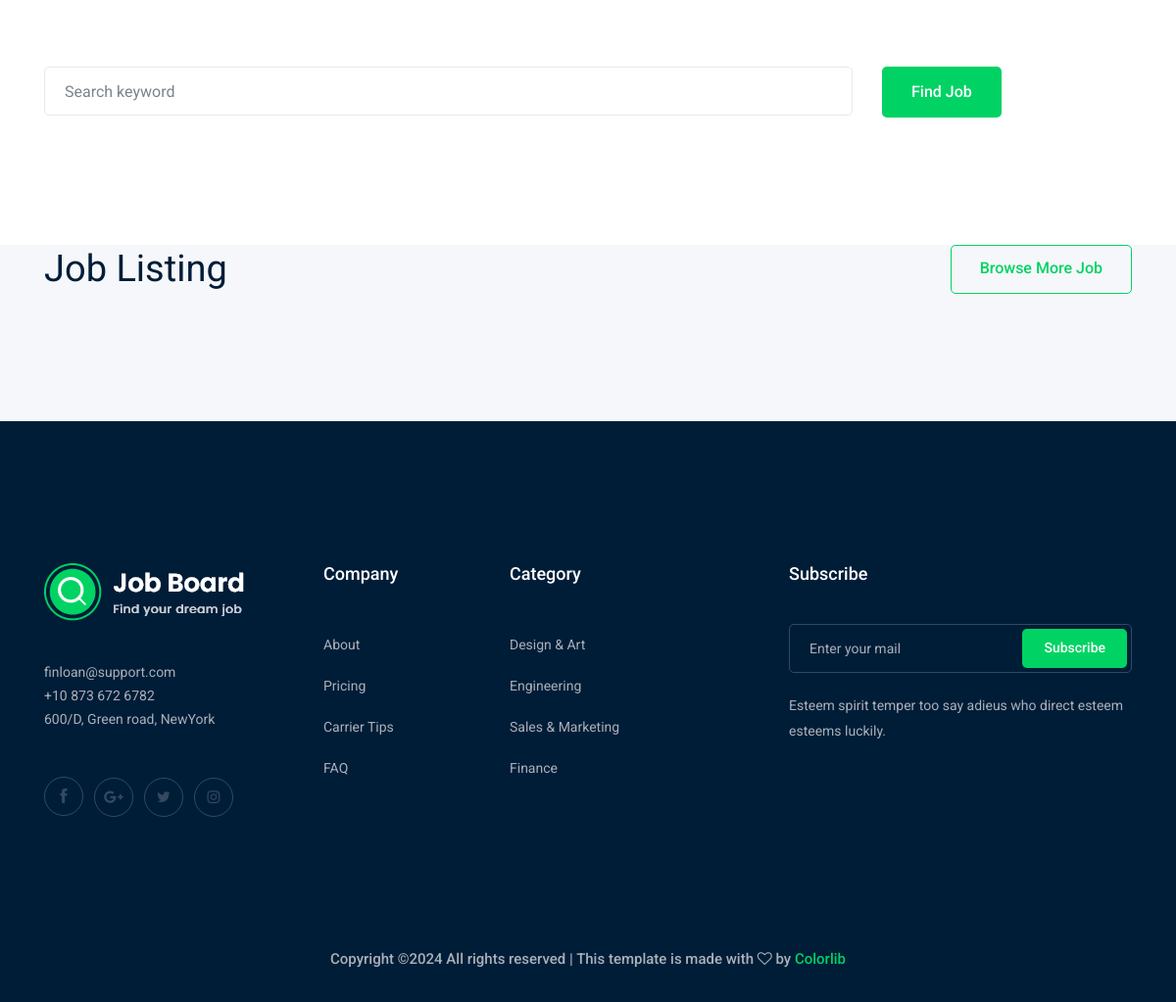
The app's page /browse_jobs/ (signed in, lower part), older data.
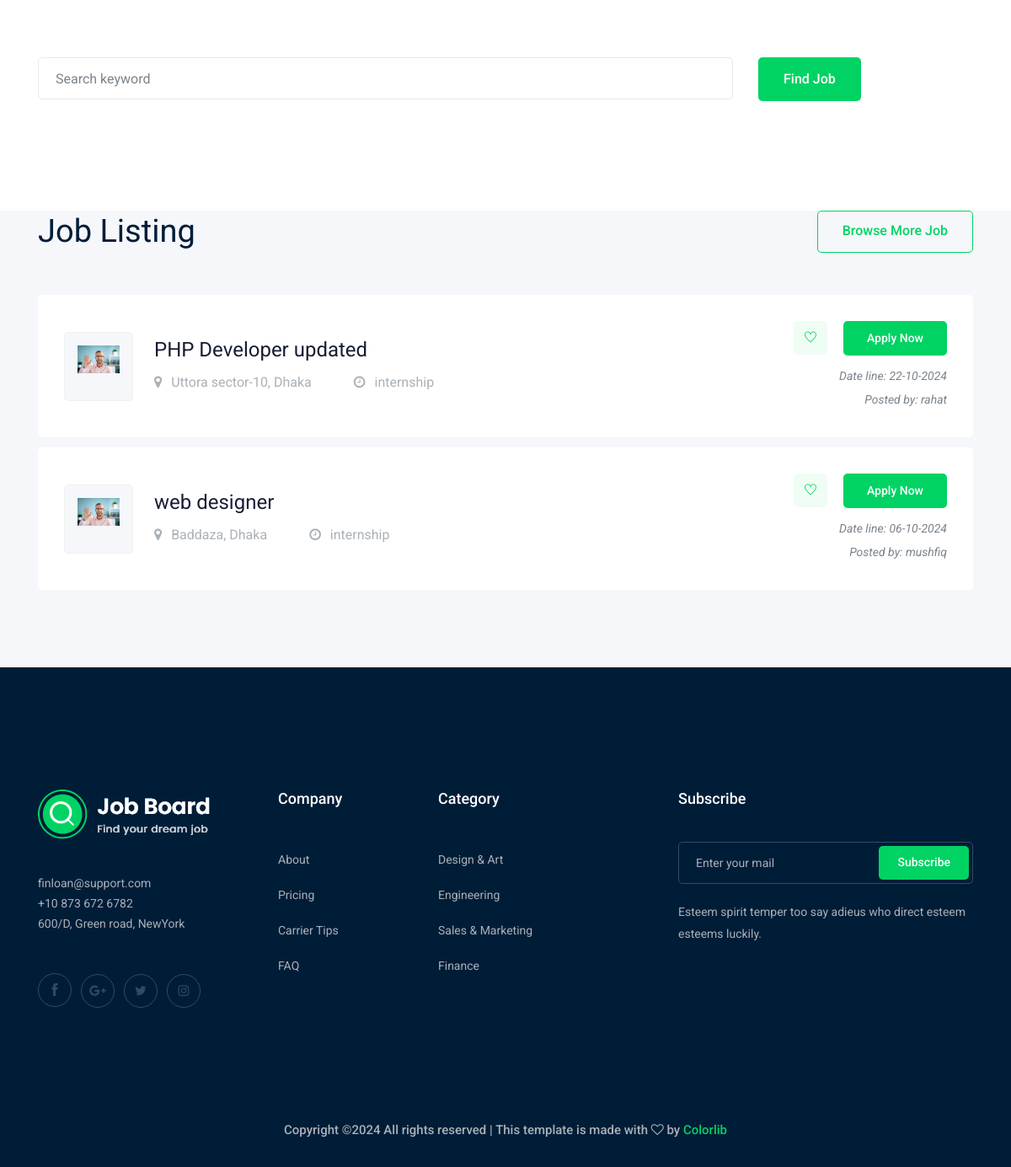
The same page, newer data.
### App/models.py (models this page shows, shortened)
class JobModel(models.Model):
    user = models.ForeignKey(CustomUser, on_delete=models.CASCADE, null=True)
    job_title = models.CharField(max_length=50, null=True)
    job_description = models.TextField(null=True)
    job_location = models.CharField(max_length=100, null=True)
    company_name = models.CharField(max_length=50, null=True)
    company_logo = models.ImageField(upload_to="media/job/company_logo", null=True)
    JOB_TYPE = [
        ('full_time', 'Full-time'),
        ('part_time', 'Part-time'),
        ('internship', 'Internship'),
        ('freelance', 'Freelance'),
    ]
    job_type = models.CharField(max_length=100, choices=JOB_TYPE, null=True)
    salary = models.PositiveBigIntegerField(null=True)
    created_at = models.DateField(auto_now_add=True, null=True)
    updated_at = models.DateField(auto_now=True, null=True)
    application_deadline = models.DateField(null=True)

class CustomUser(AbstractUser):
    USER_TYPE= [
        ('recruiter',  'Recruiter'),
        ('seeker', 'Seeker'),
    ]
    user_type = models.CharField(choices=USER_TYPE, max_length=50, null=True)

### myProject/views.py (the view)
# urls.py: path('browse_jobs/', browse_jobs, name='browse_jobs'),
@login_required
def browse_jobs(req):
    jobs = JobModel.objects.all()
    context = {
        'data':jobs
    }
    return render(req, 'common/browse_jobs.html', context)

### templates/common/browse_jobs.html (shortened to what this page needs)
{% extends 'common/master.html' %}
{% load static %}
{% block body %}
    <div class="catagory_area">
        <div class="container">
            <form action="{% url 'search_job' %}" method="GET">
                <div class="row cat_search">
                    <div class="col-lg-9 col-md-4">
                        <div class="single_input">
                            <input type="text" placeholder="Search keyword" name="search">
                        </div>
                    </div>
                    <div class="col-lg-3 col-md-12">
                        <div class="job_btn">
                            <button type="submit" class="boxed-btn3">Find Job</button>
                        </div>
                    </div>
                </div>
            </form>
        </div>
    </div>
    <div class="job_listing_area">
        <div class="container">
            <div class="row align-items-center">
                <div class="col-lg-6">
                    <div class="section_title">
                        <h3>Job Listing</h3>
                    </div>
                </div>
                <div class="col-lg-6">
                    <div class="brouse_job text-right">
                        <a href="jobs.html" class="boxed-btn4">Browse More Job</a>
                    </div>
                </div>
            </div>
            <div class="job_lists">
                <div class="row">
                    {% for d in data %}
                    <div class="col-lg-12 col-md-12">
                        <div class="single_jobs white-bg d-flex justify-content-between">
                            <div class="jobs_left d-flex align-items-center">
                                <div class="thumb">
                                    <img class="img-fluid" src="/{{d.company_logo}}" alt="">
                                </div>
                                <div class="jobs_conetent">
                                    <a href="{% url 'single_view_job' d.id %}"><h4>{{d.job_title}}</h4></a>
                                    <div class="links_locat d-flex align-items-center">
                                        <div class="location">
                                            <p> <i class="fa fa-map-marker"></i> {{d.job_location}}</p>
                                        </div>
                                        <div class="location">
                                            <p> <i class="fa fa-clock-o"></i> {{d.job_type}}</p>
                                        </div>
                                    </div>
                                </div>
                            </div>
                            <div class="jobs_right">
                                <div class="apply_now">
                                    <a class="heart_mark" href="#"> <i class="ti-heart"></i> </a>
                                    <a href="{% url 'single_view_job' d.id %}" class="boxed-btn3">Apply Now</a>
                                </div>
                                <div class="date">
                                    <p>Date line: {{d.application_deadline|date:'d-m-Y'}}</p>
                                    <p>Posted by: {{d.user.username}}</p>
                                </div>
                            </div>
                        </div>
                    </div>
                    {% endfor %}
                </div>
            </div>
        </div>
    </div>
{% endblock body %}

Row changes from the older to the newer data that the page shows:
added JobModel: company_logo (picture), job_title "PHP Developer updated", job_location "Uttora sector-10, Dhaka", job_type "internship", application_deadline "22-10-2024", user.username "rahat"
added JobModel: company_logo (picture), job_title "web designer", job_location "Baddaza, Dhaka", job_type "internship", application_deadline "06-10-2024", user.username "mushfiq"
